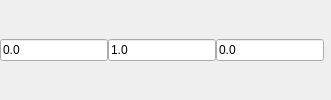
                                                            <widget class="QWidget" name="upVector_valueWidget"
                                                                    native="true">
                                                                <layout class="QHBoxLayout"
                                                                        name="upVector_valueWidgets">
                                                                    <property name="spacing">
                                                                        <number>0</number>
                                                                    </property>
                                                                    <property name="margin">
                                                                        <number>0</number>
                                                                    </property>
                                                                    <item>
                                                                        <layout class="QGridLayout" name="gridLayout_9">
                                                                            <item row="0" column="1">
                                                                                <widget class="QLineEdit"
                                                                                        name="upvectory_lineEdit">
                                                                                    <property name="text">
                                                                                        <string>1.0</string>
                                                                                    </property>
                                                                                </widget>
                                                                            </item>
                                                                            <item row="0" column="0">
                                                                                <widget class="QLineEdit"
                                                                                        name="upvectorx_lineEdit">
                                                                                    <property name="text">
                                                                                        <string>0.0</string>
                                                                                    </property>
                                                                                </widget>
                                                                            </item>
                                                                            <item row="0" column="2">
                                                                                <widget class="QLineEdit"
                                                                                        name="upvectorz_lineEdit">
                                                                                    <property name="text">
                                                                                        <string>0.0</string>
                                                                                    </property>
                                                                                </widget>
                                                                            </item>
                                                                        </layout>
                                                                    </item>
                                                                    <item>
                                                                        <widget class="QLabel" name="label_21">
                                                                            <property name="minimumSize">
                                                                                <size>
                                                                                    <width>0</width>
                                                                                    <height>20</height>
                                                                                </size>
                                                                            </property>
                                                                            <property name="text">
                                                                                <string/>
                                                                            </property>
                                                                        </widget>
                                                                    </item>
                                                                </layout>
                                                            </widget>
